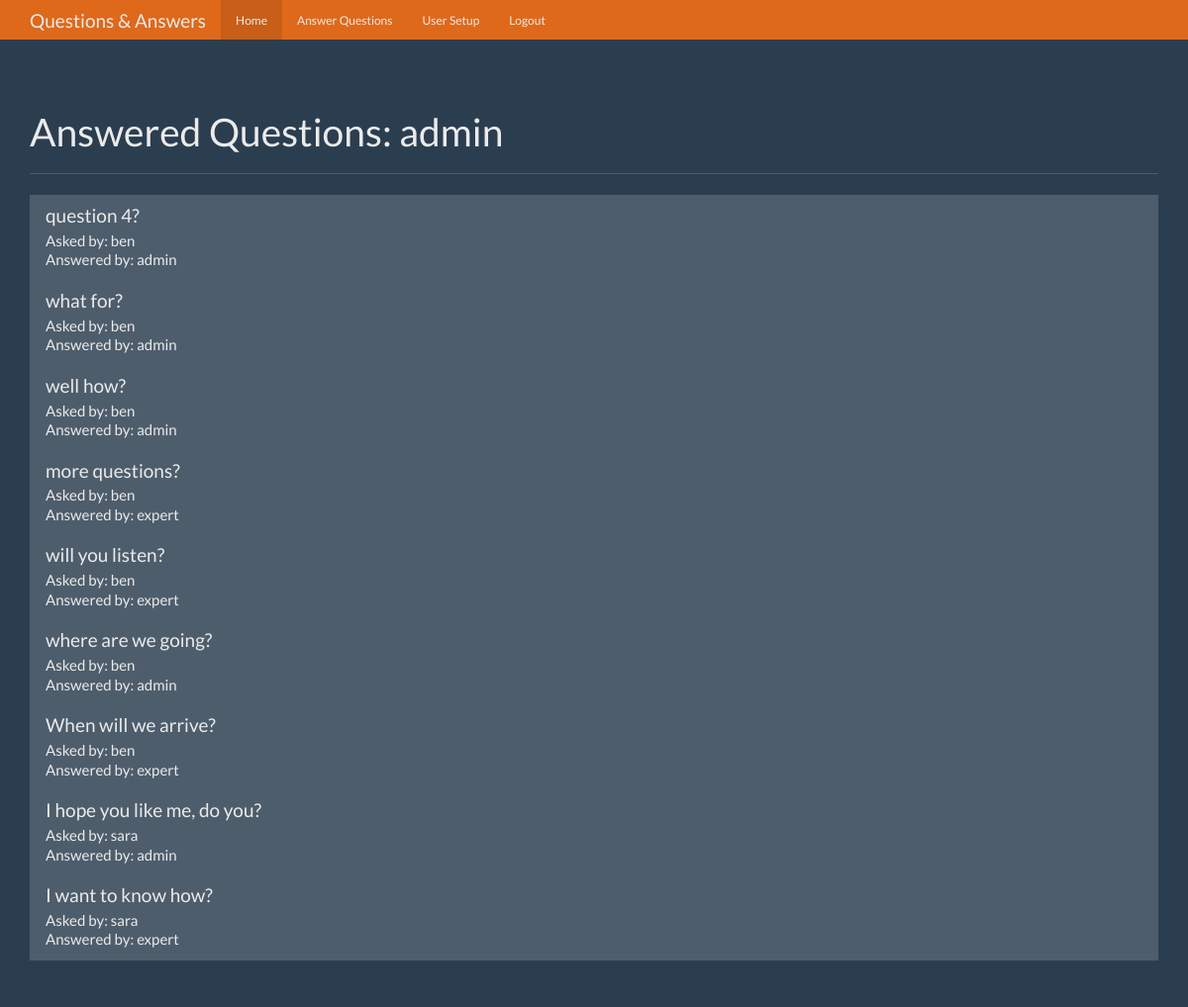
/ (signed in), run on the app's committed database.
### tables this page shows
CREATE TABLE users (
    id integer primary key autoincrement,
    name text not null,
    password text not null,
    expert boolean not null,
    admin boolean not null
);

CREATE TABLE questions (
    id integer primary key autoincrement,
    question_text text not null,
    answer_text text,
    asked_by_id integer not null,
    expert_id integer not null

);

### app.py (the view)
@app.route('/')
def home():
    user = get_current_user()
    db = get_db()
    questions_cur = db.execute('select questions.question_text, '
                               'questions.id as question_id, '
                               'askers.name as asker_name, '
                               'experts.name as expert_name '
                               'from questions '
                               'join users as askers '
                               'on askers.id = questions.asked_by_id '
                               'join users as experts '
                               'on experts.id = questions.expert_id '
                               'where answer_text not null')
    questions = questions_cur.fetchall()
    return render_template('home.html', user=user, questions=questions)

### app.py (called while the page is built)
def get_current_user():
    user_result = None
    if 'user' in session:
        user = session['user']
        db = get_db()
        user_cur = db.execute('select id, name, password, expert, admin '
                              'from users where name = ?', [user])
        user_result = user_cur.fetchone()
    return user_result

### database.py (called while the page is built)
def connect_db():
    sql = sqlite3.connect('/Users/redbook/PycharmProjects/QandA/questions.db')
    sql.row_factory = sqlite3.Row
    return sql

def get_db():
    if not hasattr(g, 'sqlite_db'):
        g.sqlite_db = connect_db()
    return g.sqlite_db

### templates/home.html (shortened to what this page needs)
{% extends 'base.html' %}
{% block nav_home %}active{% endblock %}
{% block content %}
    <div class="container theme-showcase" role="main">
      <div class="page-header">
        <h1>Answered Questions: {{ user.name }}</h1>
      </div>
      <div class="row">
        <div class="col-lg-12">
          <div class="list-group">
              {% for question in questions %}
            <a href="{{ url_for('question', question_id=question.question_id) }}" class="list-group-item">
              <h4 class="list-group-item-heading">{{question.question_text}}</h4>
              <p class="list-group-item-text">Asked by: {{ question.asker_name}}</p>
              <p class="list-group-item-text">Answered by: {{question.expert_name}}</p>
            </a>
               {% endfor %}
          </div>
        </div>
      </div>
    </div>
{% endblock %}

### static/theme.css (style rules this page uses)
body { padding-top: 70px; padding-bottom: 30px; }

### data on the page
users: name "admin"
questions: question_text "question 4?", asker_name "ben", expert_name "admin"
questions: question_text "what for?", asker_name "ben", expert_name "admin"
questions: question_text "well how?", asker_name "ben", expert_name "admin"
questions: question_text "more questions?", asker_name "ben", expert_name "expert"
questions: question_text "will you listen?", asker_name "ben", expert_name "expert"
questions: question_text "where are we going?", asker_name "ben", expert_name "admin"
questions: question_text "When will we arrive?", asker_name "ben", expert_name "expert"
questions: question_text "I hope you like me, do you?", asker_name "sara", expert_name "admin"
questions: question_text "I want to know how?", asker_name "sara", expert_name "expert"
